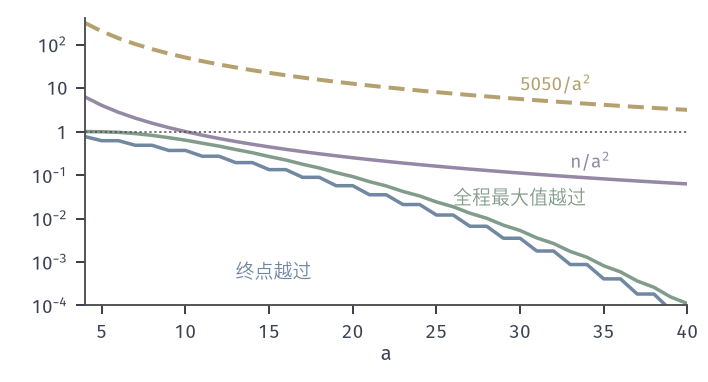

Python code for this plot:
from pathlib import Path
import sys
HERE = Path(__file__).resolve().parent
sys.path.insert(0, str(HERE.parent/"lln-common"))
from lln_fig import *
# Rademacher walk, n = 100 steps. Exact probabilities (no simulation):
# endpoint P(|S_100| >= a) from Bin(100,1/2); running maximum P(max_{k<=100}|S_k| >= a) by dynamic programming
# with absorption at |s| >= a. Kolmogorov bound n/a^2 and union bound sum_k Var(S_k)/a^2 = 5050/a^2.
n = 100
pm = binpmf(n); K = np.arange(n+1); Send = 2*K-n
A = np.arange(4, 41)
p_end = np.array([pm[np.abs(Send) >= a].sum() for a in A])
def p_max(a):
    w = {0: 1.0}; hit = 0.0
    for _ in range(n):
        nw = {}
        for s, q in w.items():
            for d in (-1, 1):
                t = s+d
                if abs(t) >= a: hit += q/2
                else: nw[t] = nw.get(t, 0)+q/2
        w = nw
    return hit
pmx = np.array([p_max(a) for a in A])
fig, ax = figure(width_mm=100, height_mm=54)
panel(fig, left=.12, right=.97, bottom=.2, top=.95)
ax.plot(A, 5050/A**2, color=YELLOW, lw=1.6, ls=DASH)
ax.plot(A, n/A**2, color=PURPLE, lw=1.4)
ax.plot(A, pmx, color=GREEN, lw=1.4)
ax.plot(A, p_end, color=BLUE, lw=1.4)
ax.set_yscale('log'); ax.set_ylim(1e-4, 400); ax.set_xlim(4, 40)
logticks(ax, [-4, -3, -2, -1, 0, 1, 2]); ax.axhline(1, color=STROKE, lw=.6, ls=DOT)
lab(ax, 30, 12, r'$5050/a^2$', YELLOW, va='center')
lab(ax, 33, .2, r'$n/a^2$', PURPLE, va='center')
lab(ax, 26, 3e-2, '全程最大值越过', GREEN, ha='left', va='center')
lab(ax, 13, 6e-4, '终点越过', BLUE, ha='left', va='center')
axlab(ax, '$a$')
i20 = list(A).index(20)
save(fig, HERE, 'figure', {'n': n, 'a=20': {'end': float(p_end[i20]), 'max': float(pmx[i20]), 'kolmogorov': n/400, 'union': 5050/400},
     'a=30': {'end': float(p_end[list(A).index(30)]), 'max': float(pmx[list(A).index(30)])},
     'ratio_max_over_end_a20': float(pmx[i20]/p_end[i20])})
